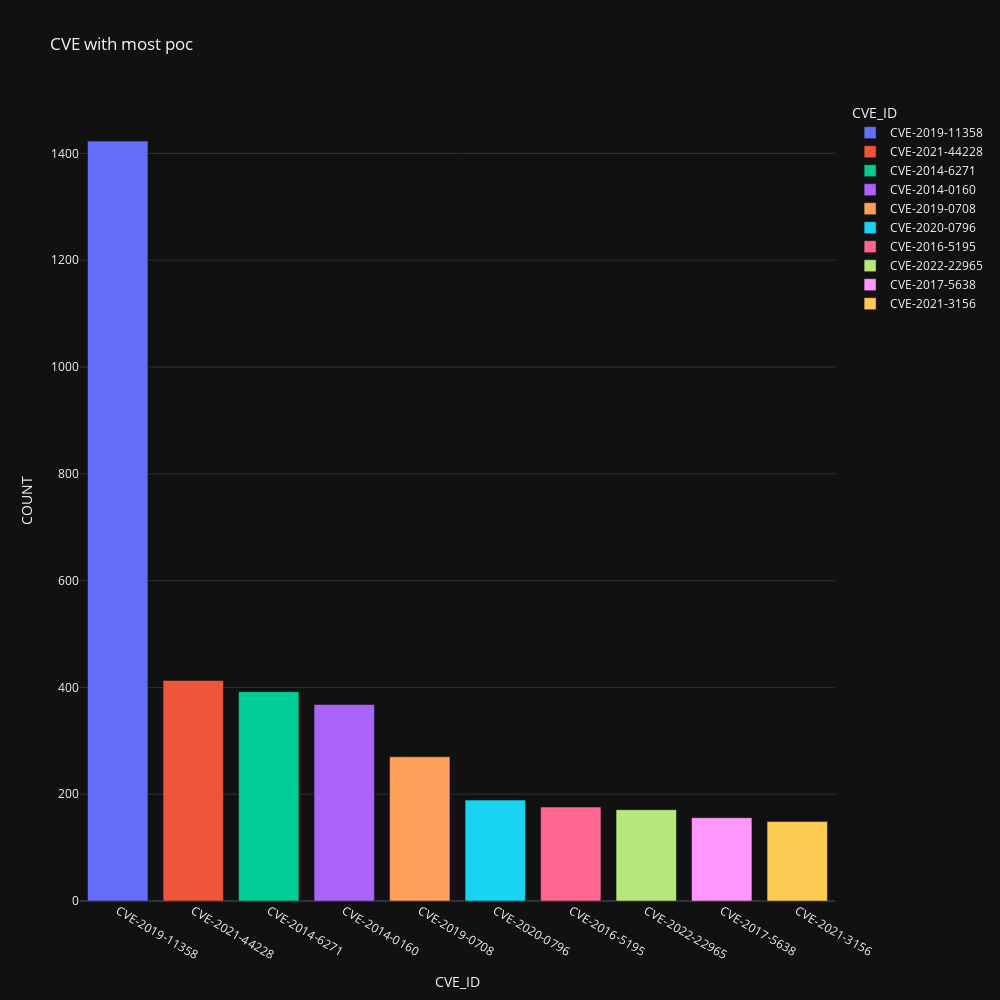

Here is the notebook cell this chart was saved with:
### Code cell
pio.templates.default = "plotly_dark"
fig =px.bar(df, x = "CVE_ID", y = "COUNT",color="CVE_ID", title = "CVE with most poc", width=1000, height=1000)

fig.update_yaxes(range=[0, 1500], row=1, col=1)

fig.show()

### Figure 1 — Plotly figure (JSON) as saved in the notebook; plotly's stock layout.template omitted (floating-point values rounded to 4 significant figures)
{"data": [{"alignmentgroup": "True", "hovertemplate": "CVE_ID=%{x}<br>COUNT=%{y}<extra></extra>", "legendgroup": "CVE-2019-11358", "marker": {"color": "#636efa", "pattern": {"shape": ""}}, "name": "CVE-2019-11358", "offsetgroup": "CVE-2019-11358", "orientation": "v", "showlegend": true, "textposition": "auto", "x": ["CVE-2019-11358"], "xaxis": "x", "y": [1423], "yaxis": "y", "type": "bar"}, {"alignmentgroup": "True", "hovertemplate": "CVE_ID=%{x}<br>COUNT=%{y}<extra></extra>", "legendgroup": "CVE-2021-44228", "marker": {"color": "#EF553B", "pattern": {"shape": ""}}, "name": "CVE-2021-44228", "offsetgroup": "CVE-2021-44228", "orientation": "v", "showlegend": true, "textposition": "auto", "x": ["CVE-2021-44228"], "xaxis": "x", "y": [413], "yaxis": "y", "type": "bar"}, {"alignmentgroup": "True", "hovertemplate": "CVE_ID=%{x}<br>COUNT=%{y}<extra></extra>", "legendgroup": "CVE-2014-6271", "marker": {"color": "#00cc96", "pattern": {"shape": ""}}, "name": "CVE-2014-6271", "offsetgroup": "CVE-2014-6271", "orientation": "v", "showlegend": true, "textposition": "auto", "x": ["CVE-2014-6271"], "xaxis": "x", "y": [392], "yaxis": "y", "type": "bar"}, {"alignmentgroup": "True", "hovertemplate": "CVE_ID=%{x}<br>COUNT=%{y}<extra></extra>", "legendgroup": "CVE-2014-0160", "marker": {"color": "#ab63fa", "pattern": {"shape": ""}}, "name": "CVE-2014-0160", "offsetgroup": "CVE-2014-0160", "orientation": "v", "showlegend": true, "textposition": "auto", "x": ["CVE-2014-0160"], "xaxis": "x", "y": [368], "yaxis": "y", "type": "bar"}, {"alignmentgroup": "True", "hovertemplate": "CVE_ID=%{x}<br>COUNT=%{y}<extra></extra>", "legendgroup": "CVE-2019-0708", "marker": {"color": "#FFA15A", "pattern": {"shape": ""}}, "name": "CVE-2019-0708", "offsetgroup": "CVE-2019-0708", "orientation": "v", "showlegend": true, "textposition": "auto", "x": ["CVE-2019-0708"], "xaxis": "x", "y": [270], "yaxis": "y", "type": "bar"}, {"alignmentgroup": "True", "hovertemplate": "CVE_ID=%{x}<br>COUNT=%{y}<extra></extra>", "legendgroup": "CVE-2020-0796", "marker": {"color": "#19d3f3", "pattern": {"shape": ""}}, "name": "CVE-2020-0796", "offsetgroup": "CVE-2020-0796", "orientation": "v", "showlegend": true, "textposition": "auto", "x": ["CVE-2020-0796"], "xaxis": "x", "y": [189], "yaxis": "y", "type": "bar"}, {"alignmentgroup": "True", "hovertemplate": "CVE_ID=%{x}<br>COUNT=%{y}<extra></extra>", "legendgroup": "CVE-2016-5195", "marker": {"color": "#FF6692", "pattern": {"shape": ""}}, "name": "CVE-2016-5195", "offsetgroup": "CVE-2016-5195", "orientation": "v", "showlegend": true, "textposition": "auto", "x": ["CVE-2016-5195"], "xaxis": "x", "y": [176], "yaxis": "y", "type": "bar"}, {"alignmentgroup": "True", "hovertemplate": "CVE_ID=%{x}<br>COUNT=%{y}<extra></extra>", "legendgroup": "CVE-2022-22965", "marker": {"color": "#B6E880", "pattern": {"shape": ""}}, "name": "CVE-2022-22965", "offsetgroup": "CVE-2022-22965", "orientation": "v", "showlegend": true, "textposition": "auto", "x": ["CVE-2022-22965"], "xaxis": "x", "y": [171], "yaxis": "y", "type": "bar"}, {"alignmentgroup": "True", "hovertemplate": "CVE_ID=%{x}<br>COUNT=%{y}<extra></extra>", "legendgroup": "CVE-2017-5638", "marker": {"color": "#FF97FF", "pattern": {"shape": ""}}, "name": "CVE-2017-5638", "offsetgroup": "CVE-2017-5638", "orientation": "v", "showlegend": true, "textposition": "auto", "x": ["CVE-2017-5638"], "xaxis": "x", "y": [156], "yaxis": "y", "type": "bar"}, {"alignmentgroup": "True", "hovertemplate": "CVE_ID=%{x}<br>COUNT=%{y}<extra></extra>", "legendgroup": "CVE-2021-3156", "marker": {"color": "#FECB52", "pattern": {"shape": ""}}, "name": "CVE-2021-3156", "offsetgroup": "CVE-2021-3156", "orientation": "v", "showlegend": true, "textposition": "auto", "x": ["CVE-2021-3156"], "xaxis": "x", "y": [149], "yaxis": "y", "type": "bar"}], "layout": {"xaxis": {"anchor": "y", "domain": [0.0, 1.0], "title": {"text": "CVE_ID"}, "categoryorder": "array", "categoryarray": ["CVE-2019-11358", "CVE-2021-44228", "CVE-2014-6271", "CVE-2014-0160", "CVE-2019-0708", "CVE-2020-0796", "CVE-2016-5195", "CVE-2022-22965", "CVE-2017-5638", "CVE-2021-3156"]}, "yaxis": {"anchor": "x", "domain": [0.0, 1.0], "title": {"text": "COUNT"}, "range": [0, 1500]}, "legend": {"title": {"text": "CVE_ID"}, "tracegroupgap": 0}, "title": {"text": "CVE with most poc"}, "barmode": "relative", "height": 1000, "width": 1000}}
